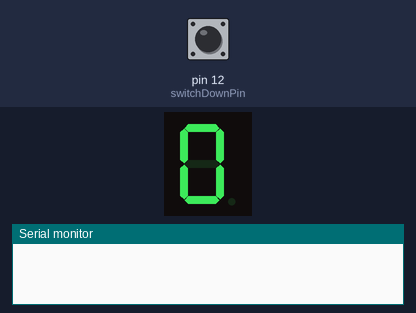
A sketch run on a simulated Arduino Uno, built with avr-gcc and run on an emulated ATmega328P. Shown: 1-digit seven-segment display, the last lines printed to the serial monitor. Wiring (inferred from the names in the program): 1-digit 7-segment display, segments lit when LOW: segments pin 3, pin 2, pin 4, pin 5, pin 6, pin 8, pin 9, pin 7. Inputs (shaded band) come from the test bench; at power-on: pin 12 (switchDownPin) LOW. The segment pins are drawn as the display they are named for.

Above: at 1.2 s.
1.3 s: pin 12 (switchDownPin) pulled HIGH for 1 s
At 3.1 s:
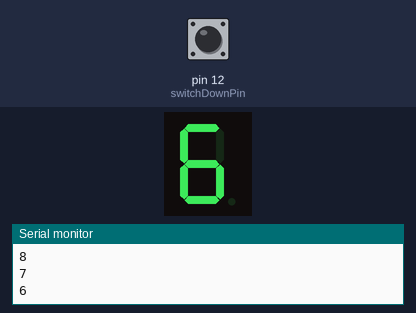
3.8 s: pin 12 (switchDownPin) pulled HIGH for 0.15 s
At 4.3 s:
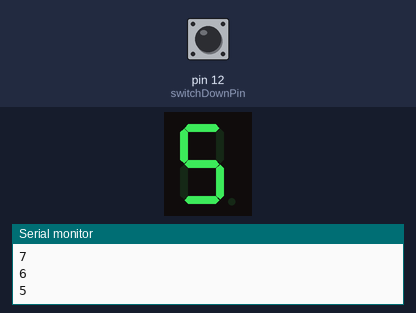
5.4 s: pin 12 (switchDownPin) pulled HIGH for 0.15 s
At 6.6 s:
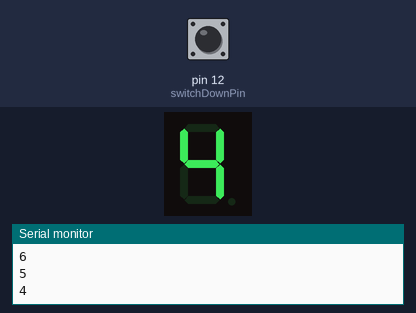
7.0 s: pin 12 (switchDownPin) pulled HIGH for 1 s
At 7.15 s:
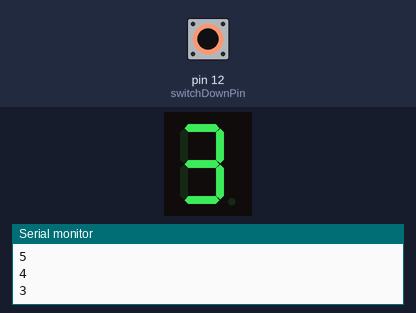
Timing chart, 0 to 10.0 s (numbered marks = the images above; inputs shaded):
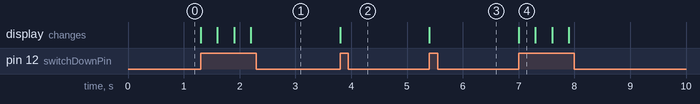

The sketch:

butona_bast___nda_yanar.ino
```cpp
//Code wtiren by YAHAV HADAD
// 2016
//All Rights Reserved ©

//ENJOY!!

//Initialize the 7 segment pins
int A = 3;
int B = 2;
int C = 4;
int D = 5;
int DP = 7;
int E = 6;
int F = 8;
int G = 9;

//Initialize the push buttons pins, push buttons states, and the counter
int switchDownPin = 12;
int counter = 0;
int buttonUpState = 0;
int lastButtonUpState = 0;
int buttonDownState = 0;
int lastButtonDownState = 0;

void setup()
{
  Serial.begin(9600);

  pinMode(A, OUTPUT);
  pinMode(B, OUTPUT);
  pinMode(C, OUTPUT);
  pinMode(D, OUTPUT);
  pinMode(E, OUTPUT);
  pinMode(F, OUTPUT);
  pinMode(G, OUTPUT);
  pinMode(DP, OUTPUT);

  //Start with the deceimal point off
  digitalWrite(DP ,HIGH);
}

void loop()
{
  //Getting the reads from the buttons
  buttonDownState = digitalRead(switchDownPin);

  //Detecting button press and getting the button status
  //Do this for the button up
  if (buttonUpState != lastButtonUpState)
  {
    if (buttonUpState == HIGH)
    {
      //Reset the counter to -1
      if(counter == 9)
      {
        counter = -1;
      }
      //Increase the counter by 1
      counter++;
      //Print the counter to the console and calling the function
      Serial.println(counter);
      changeNumber(counter);
      //Delaying by 250 ms
      delay(250);
    }
    else
    {
        Serial.println("OFF");
    }
    //Delay to avoid button bouncing
   delay(50);
  }

  //Do this for the button down
  if (buttonDownState != lastButtonDownState)
  {
    if (buttonDownState == HIGH)
    {
      //Set the counter to 10
      if(counter == 0)
      {
        counter = 10;
      }
      //Decreases the counter by 1
      counter--;
      ////Print the counter to the console and calling the function
      Serial.println(counter);
      changeNumber(counter);
      //Delaying by 250 ms
      delay(250);
    }
    else
    {
        Serial.println("OFF");
    }
    //Delay to avoid button bouncing
   delay(50);
  }
  //Calling the function changeNumber with the arg counter
  changeNumber(counter);
}

//The function to display the numbers
void changeNumber(int buttonPress)
{
  switch (buttonPress)
  {
    //number 0
    case 0:
      digitalWrite(A, LOW);
      digitalWrite(B, LOW);
      digitalWrite(C, LOW);
      digitalWrite(D, LOW);
      digitalWrite(E, LOW);
      digitalWrite(F, LOW);
      digitalWrite(G, HIGH);
      break;
    //number 1
    case 1:
      digitalWrite(A, HIGH);
      digitalWrite(B, LOW);
      digitalWrite(C, LOW);
      digitalWrite(D, HIGH);
      digitalWrite(E, HIGH);
      digitalWrite(F, HIGH);
      digitalWrite(G, HIGH);
      break;
    //number 2
    case 2:
      digitalWrite(A, LOW);
      digitalWrite(B, LOW);
      digitalWrite(C, HIGH);
      digitalWrite(D, LOW);
      digitalWrite(E, LOW);
      digitalWrite(F, HIGH);
      digitalWrite(G, LOW);
      break;
    //number 3
    case 3:
      digitalWrite(A, LOW);
      digitalWrite(B, LOW);
      digitalWrite(C, LOW);
      digitalWrite(D, LOW);
      digitalWrite(E, HIGH);
      digitalWrite(F, HIGH);
      digitalWrite(G, LOW);
      break;
    //number 4
    case 4:
      digitalWrite(A, HIGH);
      digitalWrite(B, LOW);
      digitalWrite(C, LOW);
      digitalWrite(D, HIGH);
      digitalWrite(E, HIGH);
      digitalWrite(F, LOW);
      digitalWrite(G, LOW);
      break;
    //number 5
    case 5:
      digitalWrite(A, LOW);
      digitalWrite(B, HIGH);
      digitalWrite(C, LOW);
      digitalWrite(D, LOW);
      digitalWrite(E, HIGH);
      digitalWrite(F, LOW);
      digitalWrite(G, LOW);
      break;
    //number 6
    case 6:
      digitalWrite(A, LOW);
      digitalWrite(B, HIGH);
      digitalWrite(C, LOW);
      digitalWrite(D, LOW);
      digitalWrite(E, LOW);
      digitalWrite(F, LOW);
      digitalWrite(G, LOW);
      break;
    //number 7
    case 7:
      digitalWrite(A, LOW);
      digitalWrite(B, LOW);
      digitalWrite(C, LOW);
      digitalWrite(D, HIGH);
      digitalWrite(E, HIGH);
      digitalWrite(F, HIGH);
      digitalWrite(G, HIGH);
      break;
    //number 8
    case 8:
      digitalWrite(A, LOW);
      digitalWrite(B, LOW);
      digitalWrite(C, LOW);
      digitalWrite(D, LOW);
      digitalWrite(E, LOW);
      digitalWrite(F, LOW);
      digitalWrite(G, LOW);
      break;
    //number 9
    case 9:
      digitalWrite(A, LOW);
      digitalWrite(B, LOW);
      digitalWrite(C, LOW);
      digitalWrite(D, HIGH);
      digitalWrite(E, HIGH);
      digitalWrite(F, LOW);
      digitalWrite(G, LOW);
      break;
  }
}
```

Measured:
- after the input at 1.3 s, the display: first changes at once (image 1 shows a later state)
- after the input at 3.8 s, the display: changes at once (image 2)
- after the input at 5.4 s, the display: changes at once (image 3)
- after the input at 7.0 s, the display: changes at once (image 4)
